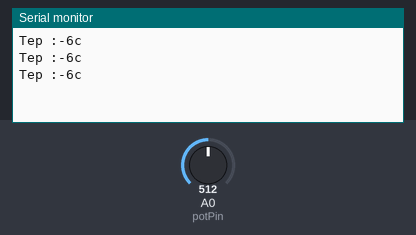
Bench run of a sketch on a simulated Arduino Uno, built with avr-gcc and run on an emulated ATmega328P. Parts: the last lines printed to the serial monitor. The inputs (shaded band) are chosen by the test bench; at power-on: A0 (potPin) = 512.

Above: at 1.3 s.
1.4 s: A0 (potPin) set to 716
At 1.9 s:
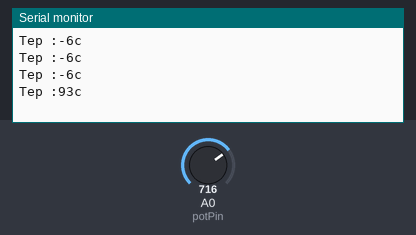
2.9 s: A0 (potPin) set to 900
At 3.4 s:
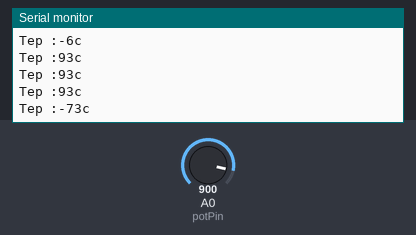
Timing chart, 0 to 5.9 s (numbered marks = the images above; inputs shaded):
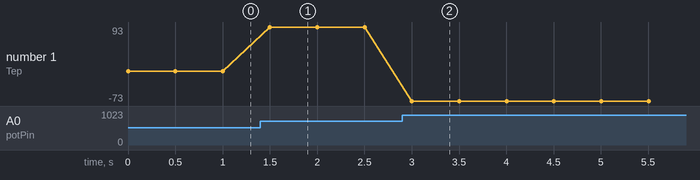

The sketch:

LM35Pra.ino
```cpp
int potPin = A0;
int val;
int dat;

void setup(){
    Serial.begin(9600);
    pinMode(potPin,INPUT);
}

void loop(){
    val = analogRead(potPin);
    dat = (125*val)>>8;
    Serial.print("Tep :");
    Serial.print(dat);
    Serial.println("c");
    delay(500);
}
```

Measured:
- after the input at 1.4 s, the serial monitor: prints a new line after 0.10 s (image 1)
- after the input at 2.9 s, the serial monitor: prints a new line after 0.10 s (image 2)
- plotted number 1: -6 → 93 after the input at 1.4 s, 93 → -73 after the input at 2.9 s
